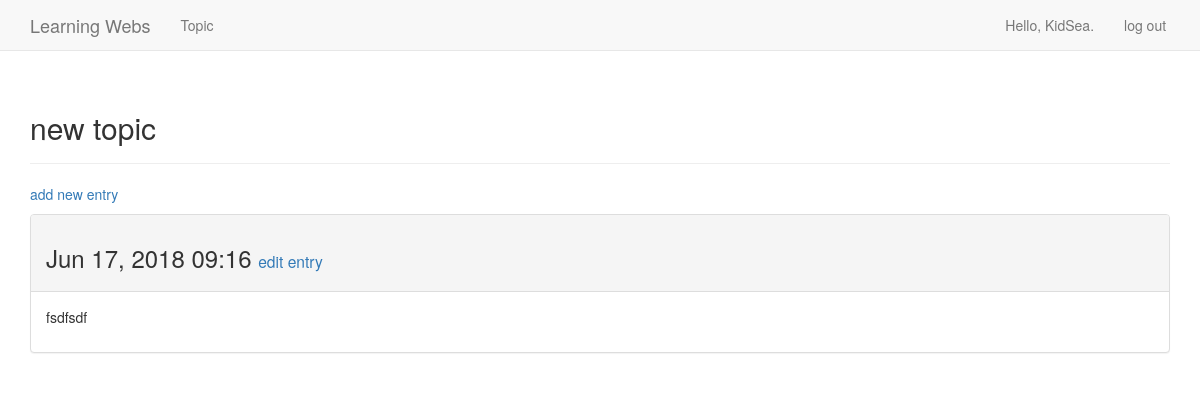
The page /topics/10/ (signed in) on the database its author committed.
### learning_webs/models.py (models this page shows, shortened)
class Topic(models.Model):
    text = models.CharField(max_length=200)
    date_added = models.DateTimeField(auto_now_add=True)
    owner = models.ForeignKey(User, on_delete=models.CASCADE)
    def __str__(self):
        return self.text

class Entry(models.Model):
    topic = models.ForeignKey(Topic, on_delete=models.CASCADE)
    text = models.TextField()
    date_added = models.DateTimeField(auto_now_add=True)
    class Meta:
        verbose_name_plural = 'entries'

### learning_webs/views.py (the view)
# urls.py: url(r'^topics/(?P<topic_id>\d+)/$', views.topic, name='topic'),
@login_required
def topic(request, topic_id):
    topic = Topic.objects.get(id=topic_id)
    """确认请求的主题属于当前用户"""
    if topic.owner != request.user:
        raise Http404
    entries = topic.entry_set.order_by('-date_added')
    context = {'topic': topic, 'entries': entries}
    return render(request, 'learning_webs/topic.html', context)

### learning_webs/templates/learning_webs/topic.html (shortened to what this page needs)
<!DOCTYPE html>
<html lang="en">
<head>
</head>
<body>
{% extends "learning_webs/base.html" %}
{% block header%}
  <h2>{{ topic }}</h2>
{% endblock header%}
{% block content %}
  <p>
    <a href="{% url 'learning_webs:new_entry' topic.id %}">add new entry</a>
  </p>
  {% for entry in entries %}
    <div class="panel panel-default">
        <div class="panel-heading">
            <h3>
                {{ entry.date_added | date:'M d, Y H:i' }}
                <small>
                    <a href="{% url 'learning_webs:edit_entry' entry.id %}">edit entry</a>
                </small>
            </h3>
        </div>
        <div class="panel-body">
            {{ entry.text | linebreaks}}
        </div>
    </div>
  {% endfor %}
{% endblock content %}

### learning_webs/templates/learning_webs/base.html (shortened to what this page needs)
{% load bootstrap3 %}
<!DOCTYPE html>
<html lang="en">
<head>
    {% bootstrap_css %}
</head>
<body>
    <nav class="navbar navbar-default navbar-static-top">
        <div class="container">
            <div class="navbar-header">
                <a class="navbar-brand" href="{% url 'learning_webs:index' %}">
                    Learning Webs
                </a>
            </div>
            <div id="navbar" class="navbar-collapse collapse">
                <ul class="nav navbar-nav">
                    <li><a href="{% url 'learning_webs:topics' %}">Topic</a></li>
                </ul>
                <ul class="nav navbar-nav navbar-right">
                    {% if user.is_authenticated %}
                        <li><a>Hello, {{ user.username }}.</a></li>
                        <li><a href="{% url 'users:logout' %}">log out</a></li>
                    {% else %}
                        <li><a href="{% url 'users:register' %}">register</a></li>
                        <li><a href="{% url 'users:login' %}">log in</a></li>
                    {% endif %}
                </ul>
            </div>
        </div>
    </nav>
    <div class="container">
        <div class="page-header">
            {% block header %}{% endblock header %}
        </div>
        <div>
            {% block content %}{% endblock content %}
        </div>
    </div>
</body>
</html>

### rows shown on the page
Topic: text "new topic"
Entry: date_added "Jun 17, 2018 09:16", text "fsdfsdf"

### other values the page prints
{{ user.username }} "KidSea"
